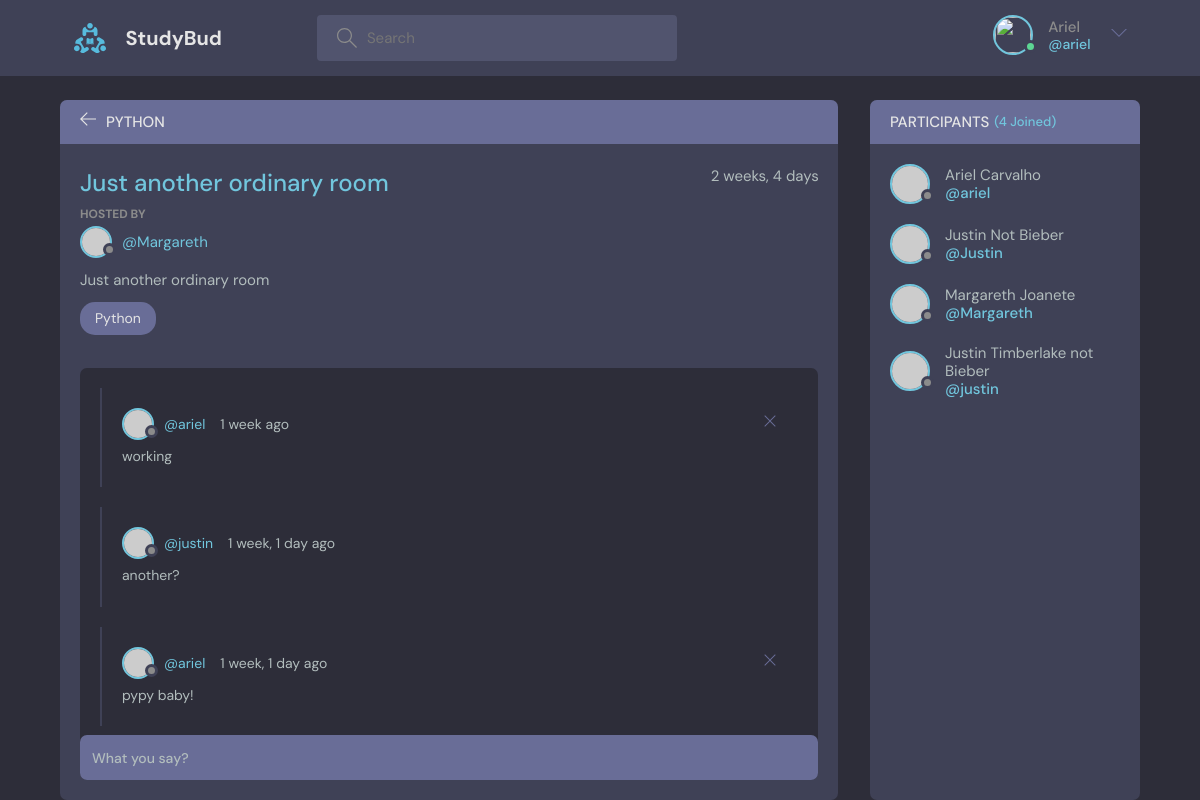
/room/2 (signed in), run on the app's committed database.
### general/models.py (models this page shows, shortened)
class Room(models.Model):
    host = models.ForeignKey(
        get_user_model(), on_delete=models.CASCADE, null=True, blank=True
    )
    topic = models.ForeignKey(
        Topic, on_delete=models.SET_NULL, null=True, blank=True
    )
    name = models.CharField(max_length=200)
    description = models.TextField(null=True, blank=True)
    participants = models.ManyToManyField(
        get_user_model(), related_name="participants", blank=True
    )
    created = models.DateTimeField(auto_now_add=True)
    updated = models.DateTimeField(auto_now=True)
    class Meta:
        ordering = ["-updated", "-created"]

class Topic(models.Model):
    name = models.CharField(max_length=200)
    description = models.TextField(null=True, blank=True)
    created = models.DateTimeField(auto_now_add=True)
    updated = models.DateTimeField(auto_now=True)
    def __str__(self):
        return self.name

class Message(models.Model):
    author = models.ForeignKey(get_user_model(), on_delete=models.CASCADE)
    room = models.ForeignKey(Room, on_delete=models.CASCADE)
    body = models.TextField()
    created = models.DateTimeField(auto_now_add=True)
    updated = models.DateTimeField(auto_now=True)
    class Meta:
        ordering = ["-updated", "-created"]

### general/views.py (the view, shortened to what this page needs)
# urls.py: path("room/<str:pk>", RoomView.as_view(), name="room"),
class RoomView(CustomLoginRequiredMixin, CreateView):
    form_class = MessageForm
    template_name = "general/room.html"
    context = {}
    success_message = "Message registered successfully"
    @staticmethod
    def get(request, pk):
        room = Room.objects.get(id=pk)
        messages = room.message_set.all().order_by("-created")
        participants = room.participants.all()
        context = {
            "room": room,
            "room_messages": messages,
            "participants": participants,
        }
        return render(request, "general/room.html", context)

### general/templates/general/room.html (shortened to what this page needs)
{% extends "main.html" %}
{% load static %}
{% block content %}
  <main class="profile-page layout layout--2">
    <div class="container">
      <div class="room">
        <div class="room__top">
          <div class="room__topLeft">
            <a href="#">
              <svg version="1.1" xmlns="http://www.w3.org/2000/svg" width="32" height="32" viewBox="0 0 32 32">
                <title>arrow-left</title>
                <path
                  d="M13.723 2.286l-13.723 13.714 13.719 13.714 1.616-1.611-10.96-10.96h27.625v-2.286h-27.625l10.965-10.965-1.616-1.607z"
                ></path>
              </svg>
            </a>
            <h3>{{ room.name }}</h3>
          </div>
        </div>
        <div class="room__box scroll">
          <div class="room__header scroll">
            <div class="room__info">
              <h3>{{ room.description }}</h3>
              <span>{{ room.created|timesince }}</span>
            </div>
            <div class="room__hosted">
              <p>Hosted By</p>
              <a href="{% url 'profile' room.host.id %}" class="room__author">
                <div class="avatar avatar--small">
                  <img src="https://randomuser.me/api/portraits/men/37.jpg"/>
                </div>
                <span>@{{ room.host }}</span>
              </a>
            </div>
            <div class="room__details">
              {{ room.description }}
            </div>
            <span class="room__topics">{{ room.topic }}</span>
          </div>
          <div class="room__conversation">
            <div class="threads scroll">
              {% for message in room_messages %}
                <div class="thread">
                  <div class="thread__top">
                    <div class="thread__author">
                      <a href="{% url 'profile' message.author.id %}" class="thread__authorInfo">
                        <div class="avatar avatar--small">
                          <img src="https://randomuser.me/api/portraits/men/37.jpg"/>
                        </div>
                        <span>@{{ message.author }}</span>
                      </a>
                      <span class="thread__date">{{ message.created|timesince }} ago</span>
                    </div>
                    <div class="thread__delete">
                      {% if request.user == message.author %}
                        <a href="{% url 'delete-message' message.id %}">
                          <svg version="1.1" xmlns="http://www.w3.org/2000/svg" width="32" height="32"
                               viewBox="0 0 32 32">
                            <title>delete</title>
                            <path
                              d="M27.314 6.019l-1.333-1.333-9.98 9.981-9.981-9.981-1.333 1.333 9.981 9.981-9.981 9.98 1.333 1.333 9.981-9.98 9.98 9.98 1.333-1.333-9.98-9.98 9.98-9.981z"
                            ></path>
                          </svg>
                        </a>
                      {% endif %}
                    </div>
                  </div>
                  <div class="thread__details">
                    {{ message.body }}
                  </div>
                </div>
              {% endfor %}
            </div>
          </div>
        </div>
        {% if request.user.is_authenticated %}
          <div class="room__message">
            <form method="POST" action="#">
              <label>
                <input type="text" name="body" placeholder="What you say?">
              </label>
            </form>
          </div>
        {% endif %}
      </div>
      <div class="participants">
        <h3 class="participants__top">Participants <span>({{ participants.count }} Joined)</span></h3>
        <div class="participants__list scroll">
          {% for participant in participants %}
            <a href="{% url 'profile' participant.id %}" class="participant">
              <div class="avatar avatar--medium">
                <img src="https://randomuser.me/api/portraits/men/37.jpg" alt="Participant profile picture"/>
              </div>
              <p>
                {{ participant.get_full_name|default:participant.username }}
                <span>@{{ participant.username }}</span>
              </p>
            </a>
          {% endfor %}
        </div>
      </div>
    </div>
  </main>
{% endblock content %}

### templates/main.html (shortened to what this page needs)
<!DOCTYPE html>
{% load static %}
<html lang="en">
<head>
  <link rel="stylesheet" href="{% static 'style/main.css' %}">
</head>
<body>
{% include "components/navbar.html" %}
{% block content %}
{% endblock %}
</body>
</html>

### templates/components/navbar.html (shortened to what this page needs)
{% load static %}
<header class="header deaher--loggedIn">
  <div class="container">
    <a href="{% url 'home' %}" class="header__logo">
      <img src="{% static 'img/logo.svg' %}" alt="Logo" />
      <h1>StudyBud</h1>
    </a>
    <form class="header__search" method="GET" action="{% url 'home' %}">
      <label>
        <input type="text" name="query" placeholder="Search" />
      </label>
    </form>
    <nav class="header__menu">
      {% if request.user.is_authenticated %}
      <div class="header__user">
        <a href="{% url 'profile' 1 %}">
          <div class="avatar avatar--medium active">
            <img src="https://api.lorem.space/image/face?w=100&h=100" />
          </div>
          <p>
            {{ request.user.username|capfirst }}
            <span>@{{ request.user.username }}</span>
          </p>
        </a>
        <button class="dropdown-button">
          <svg
            xmlns="http://www.w3.org/2000/svg"
            width="32"
            height="32"
            viewBox="0 0 32 32"
          >
            <title>chevron-down</title>
            <path d="M16 21l-13-13h-3l16 16 16-16h-3l-13 13z"></path>
          </svg>
        </button>
      </div>
      {% else %}
      <a href="{% url 'login' %}">
        <img src="{% static 'img/avatar.svg' %}" />
        <p>Login</p>
      </a>
      {% endif %}
    </nav>
  </div>
</header>

### data on the page
Room: name "PYTHON", description "Just another ordinary room", created "2 weeks, 4 days", host "Margareth", topic "Python"
Message: author "ariel", created "1 week", body "working"
Message: author "justin", created "1 week, 1 day", body "another?"
Message: author "ariel", created "1 week, 1 day", body "pypy baby!"

### other printed values
{{ request.user.username|capfirst }} "Ariel"
{{ request.user.username }} "ariel"
{{ participants.count }} "4"
{{ participant.get_full_name|default:participant.username }} "Ariel Carvalho"
{{ participant.username }} "ariel"
{{ participant.get_full_name|default:participant.username }} "Justin Not Bieber"
{{ participant.username }} "Justin"
{{ participant.get_full_name|default:participant.username }} "Margareth Joanete"
{{ participant.username }} "Margareth"
{{ participant.get_full_name|default:participant.username }} "Justin Timberlake not Bieber"
{{ participant.username }} "justin"
